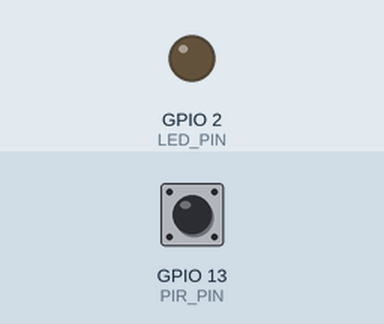
A sketch run on a simulated ESP32. Shown: output pins drawn as LEDs (lit = HIGH). The inputs (shaded band) are chosen by the test bench; at power-on: GPIO 13 (PIR_PIN) LOW. WiFi joins after 1.5 s; servers stay silent unless stated; uploads are accepted with an empty reply; what the sketch prints to the serial monitor is not drawn.

Above: at 2.7 s.
2.8 s: GPIO 13 (PIR_PIN) pulsed HIGH 2 times (0.12 s each, 0.3 s apart)
At 3.38 s:
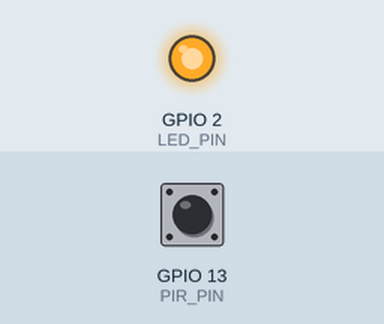
Timing chart, 0 to 5.8 s (numbered marks = the images above; inputs shaded):
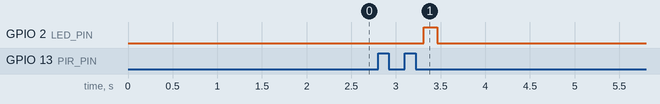

The sketch:

arduino-pir-trigger.ino
```cpp
// Spookhub PIR trigger (Arduino-ESP32 core v3)
// PIR (HC-SR501 / AM312) on GPIO13 -> HTTP POST to Spookhub /api/trigger.

#include <WiFi.h>
#include <HTTPClient.h>

// ---- Config ----
const char* WIFI_SSID      = "MyNetwork";
const char* WIFI_PASS      = "supersecret";
// IP instead of spookhub.local: mDNS lookup from the ESP32 is slow/unreliable.
const char* SPOOKHUB_URL   = "http://192.168.1.10:8080/api/trigger";
const char* TRIGGER_TOKEN  = "";  // leave empty if Spookhub has no token set
const int   PIR_PIN        = 13;
const int   LED_PIN        = 2;
// Spookhub enforces the real cooldown; this only avoids spamming the network
// while the PIR output chatters.
const unsigned long LOCAL_COOLDOWN_MS = 3000;
const unsigned long WIFI_RETRY_MS     = 5000;

int lastPir = LOW;
unsigned long lastTriggerMs = 0;
unsigned long lastWifiCheckMs = 0;

void blinkLed() {
  digitalWrite(LED_PIN, HIGH);
  delay(150);
  digitalWrite(LED_PIN, LOW);
}

void sendTrigger() {
  if (WiFi.status() != WL_CONNECTED) {
    Serial.println("Trigger skipped: WiFi down");
    return;
  }

  HTTPClient http;
  http.begin(SPOOKHUB_URL);
  // Keep the loop responsive if Spookhub is unreachable.
  http.setConnectTimeout(2000);
  http.setTimeout(2000);
  http.addHeader("Content-Type", "application/json");
  if (TRIGGER_TOKEN[0] != '\0') {
    http.addHeader("X-Trigger-Token", TRIGGER_TOKEN);
  }

  int code = http.POST("{}");
  Serial.printf("Trigger -> HTTP %d\n", code);
  if (code > 0) {
    Serial.println(http.getString());
    if (code >= 200 && code < 300) blinkLed();
  } else {
    Serial.println(http.errorToString(code));
  }
  http.end();
}

void setup() {
  Serial.begin(115200);
  pinMode(PIR_PIN, INPUT);
  pinMode(LED_PIN, OUTPUT);
  digitalWrite(LED_PIN, LOW);

  WiFi.mode(WIFI_STA);
  // Modem sleep delays the first packet after idle by 100+ ms; we want low latency.
  WiFi.setSleep(false);
  WiFi.begin(WIFI_SSID, WIFI_PASS);
  Serial.print("Connecting WiFi");
  unsigned long start = millis();
  while (WiFi.status() != WL_CONNECTED && millis() - start < 15000) {
    delay(250);
    Serial.print('.');
  }
  Serial.println();
  Serial.println(WiFi.status() == WL_CONNECTED ? WiFi.localIP().toString() : "WiFi not connected yet");

  // HC-SR501 needs up to ~60 s warm-up; ignore its startup state as an edge.
  lastPir = digitalRead(PIR_PIN);
}

void loop() {
  unsigned long now = millis();

  // Non-blocking so motion detection keeps running while the AP is away.
  if (WiFi.status() != WL_CONNECTED && now - lastWifiCheckMs >= WIFI_RETRY_MS) {
    lastWifiCheckMs = now;
    Serial.println("WiFi lost, reconnecting");
    WiFi.disconnect();
    WiFi.begin(WIFI_SSID, WIFI_PASS);
  }

  int pir = digitalRead(PIR_PIN);
  // Rising edge only: the PIR holds HIGH for seconds, one trigger per motion.
  if (pir == HIGH && lastPir == LOW && now - lastTriggerMs >= LOCAL_COOLDOWN_MS) {
    lastTriggerMs = now;
    Serial.println("Motion");
    sendTrigger();
  }
  lastPir = pir;

  delay(10);
}
```

Measured:
- after the input at 2.8 s, GPIO 2 (LED_PIN): LOW → HIGH after 0.51 s, → LOW 0.15 s later
